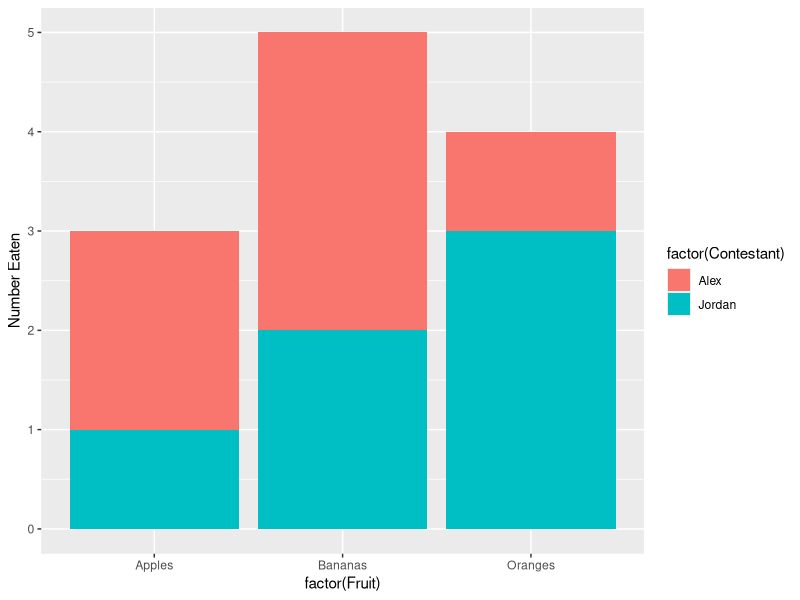

Generate this figure with R:
library(tibble)
library(ggplot2)

df <- tribble(
  ~Contestant, ~Fruit, ~"Number Eaten",
  "Alex", "Apples", 2,
  "Alex", "Oranges", 1,
  "Alex", "Bananas", 3,
  "Jordan", "Apples", 1,
  "Jordan", "Oranges", 3,
  "Jordan", "Bananas", 2
)

ggplot(df, aes(x = factor(Fruit), y = `Number Eaten`, fill = factor(Contestant))) +
  geom_bar(stat = "identity")
